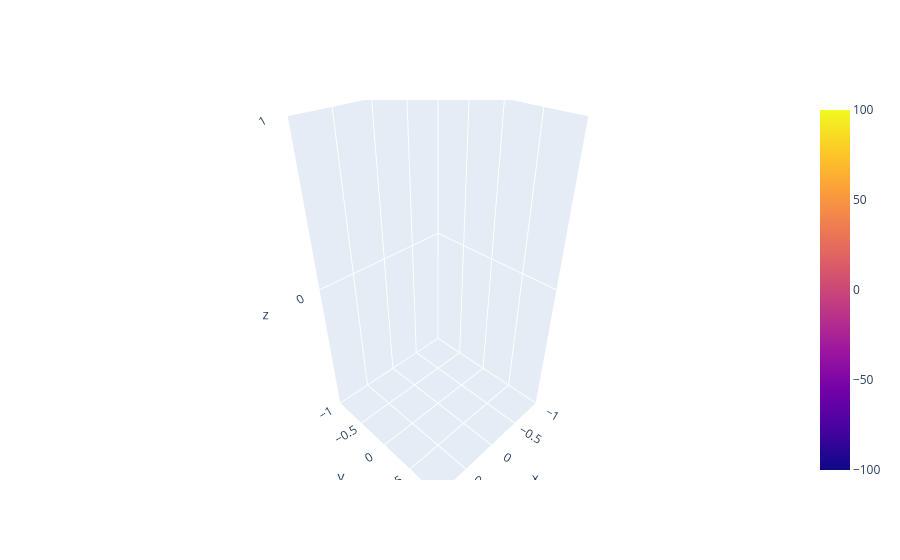

The cell this chart's notebook holds for it:
### Code cell
# Q10 > 1.2 
from plotly import graph_objects as go
import numpy as np
x = np.linspace(-50, 50, num=200)
y = np.linspace(-50, 50, num=200)
z = x + y
#z = z[x**2 + y**2 - 1 == 0]
fig = go.Figure(data=[go.Surface(x=x, y=y, z=z)])
fig.show()

### Figure 1 — Plotly figure (JSON) as saved in the notebook; plotly's stock layout.template omitted (floating-point values rounded to 4 significant figures; data arrays with more than 128 entries replaced by an {"elided": "..."} marker saying what was removed)
{"data": [{"type": "surface", "x": {"elided": "200 float values"}, "y": {"elided": "200 float values"}, "z": {"elided": "200 float values"}}], "layout": {}}
